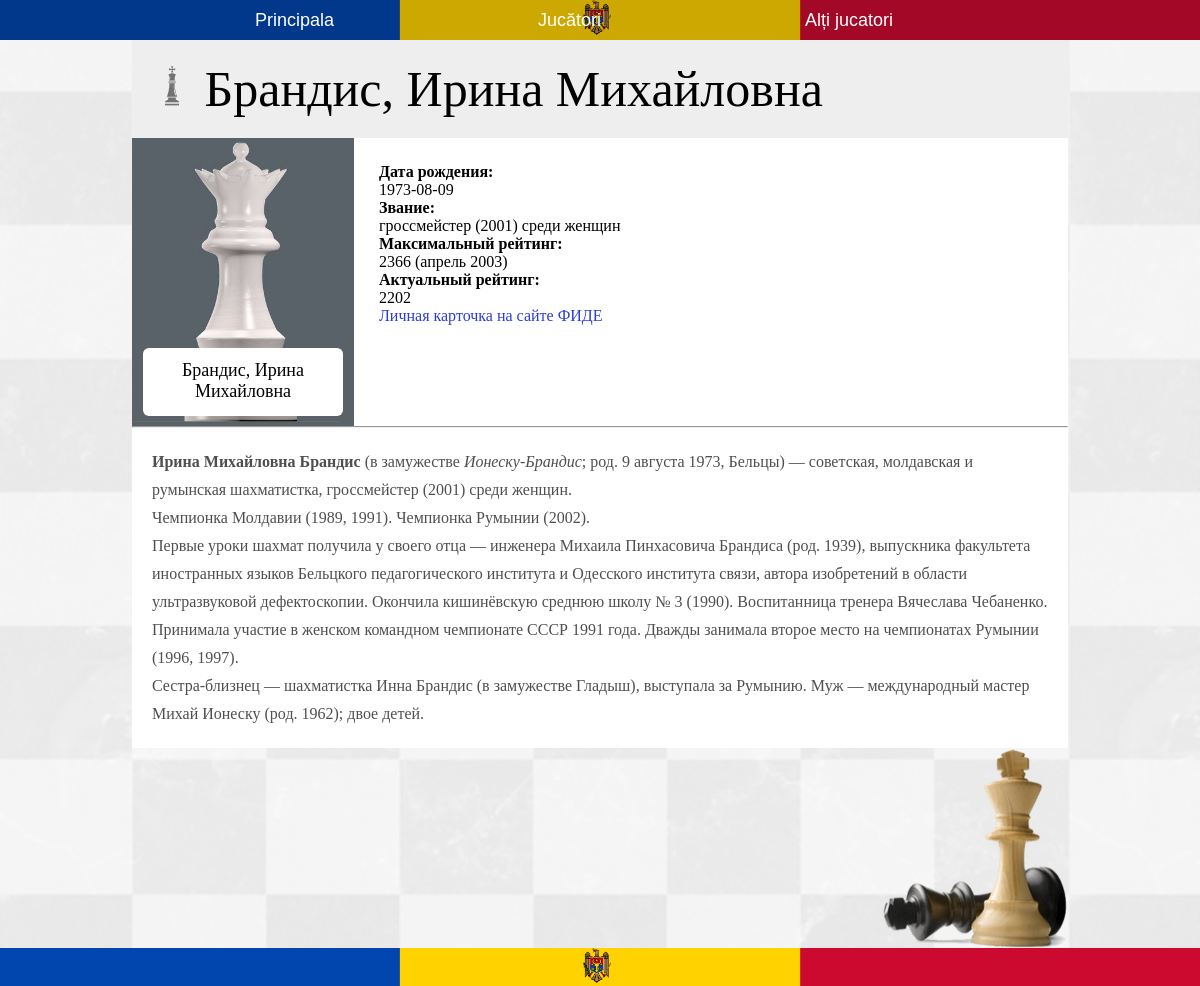
/player/Брандис, Ирина Михайловна, run on the app's committed database.
### myproject/models.py (models this page shows, shortened)
class Sahisti(db.Model):
    __tablename__ = 'sahisti'
    name = db.Column(db.String, unique=True, nullable=False)
    sex = db.Column(db.String)
    dob = db.Column(db.String)
    place_dob = db.Column(db.String)
    title = db.Column(db.String)
    max_rating = db.Column(db.String)
    actual_rating = db.Column(db.String)
    fide_link = db.Column(db.String)
    id = db.Column(db.Integer, primary_key=True)
    have_img = db.Column(db.Boolean)

class ContentSahisti(db.Model):
    __tablename__ = 'content_sah'
    name = db.Column(db.String, unique=True, nullable=False)
    main = db.Column(db.String)
    biography = db.Column(db.String)
    family = db.Column(db.String)
    sport_carrier = db.Column(db.String)
    personal_life = db.Column(db.String)
    id = db.Column(db.Integer, primary_key=True)

### myproject/sahisti/views.py (the view)
@sah.route('/player/<name>')
def player(name):
    sahist_content = ContentSahisti.query.filter_by(name=name).first()
    sahist = Sahisti.query.filter_by(name=name).first()
    return render_template('player.html', sahist=sahist, sahist_content=sahist_content)

### myproject/templates/player.html (shortened to what this page needs)
{% extends 'base.html' %}
{% block content %}
<div class="container-jucatori">
  <div class="second-continer-jucatori grey">
    <h1 class="section-title">
      <img class='chess-figure chess-figure-big' src="{{url_for('static', filename='img/icons/rege.png')}}" alt="">
      {{sahist.name}}
    </h1>
    <section>
      <div class="card big-card section-card">
        <div class="frame big-frame">
          {% if sahist.have_img == True %}
          <img src="{{url_for('static', filename='img/sahisti/' + sahist.name + '.jpg' )}}" alt="photo" class="photo">
          {% else %}
          {% if sahist.sex == 'Male' %}
          <img src="{{url_for('static', filename='img/sahisti/king_for_photo.jpg')}}" alt="male" class="photo">
          {% else %}
          <img src="{{url_for('static', filename='img/sahisti/queen_for_photo.jpg')}}" alt="female" class="photo">
          {% endif %}
          {% endif %}
          <a href="#" class="name">{{sahist.name}}</a>
        </div>
        <div class="details big-details">
          {% if sahist.dob %}
          <div class="date">
            <span class="bold">Дата рождения:</span><br>
              {{sahist.dob}}
          </div>
          {% endif %}
          {% if sahist.title %}
          <div class="m-title">
            <span class="bold">Звание:</span><br>
              {{sahist.title}}
          </div>
          {% endif %}
          {% if sahist.max_rating %}
          <div class="max-raiting">
            <span class="bold">Максимальный рейтинг:</span><br>
              {{sahist.max_rating}}
          </div>
          {% endif %}
          {% if sahist.actual_rating %}
          <div class="actual-raiting">
            <span class="bold">Актуальный рейтинг:</span><br>
              {{sahist.actual_rating}}
          </div>
          {% endif %}
          {% if sahist.fide_link %}
          <a href="{{sahist.fide_link}}" class="fide_link">Личная карточка на сайте ФИДЕ</a>
          {% endif %}
        </div>
      </div>
    </section>
    <section>
      <hr>
      <div class="section-content">
        {{sahist_content.main | safe }}
      </div>
    </section>
  </div>
  <div class="corner-img">
    <img src="{{url_for('static', filename='img/corner-img.png')}}" alt="chess">
  </div>
</div>
{% endblock %}

### myproject/static/main.css (style rules this page uses)
* { padding: 0; margin: 0; box-sizing: border-box; }
img { display: block; }
body { width: 100%; }
.board { position: relative; z-index: 1; }
.board:after { content: ""; position: absolute; top: 0; left: 0; width: 100%; min-height: 100vh; height: 100%; opacity: .1; z-index: -1; background: url('img/board.jpg') center center; background-size: cover; }
.container-jucatori { position: relative; min-height: calc(100vh - 70px); width: 78%; margin: 0 auto; padding-bottom: 200px; }
.second-continer-jucatori { display: flex; justify-content: space-between; flex-wrap: wrap; }
h1 { font-family: Tenor Sans; font-size: 40px; font-style: normal; font-weight: 400; padding: 20px; }
.card { background: #fff; overflow: hidden; filter: drop-shadow(5px 5px 3px rgba(0, 0, 0, 0.3)); margin-bottom: 20px; }
.frame { position: relative; width: 18.5vw; height: 24vw; overflow: hidden; }
.frame img { position: absolute; width: 100%; height: 100%; object-fit: cover; }
.details { display: none; }
.name { position: absolute; bottom: 10px; border-radius: 6px; background-color: #fff; width: 90%; margin: 0 5%; padding: 12px 8px 14px; text-decoration: none; color: #000; font-family: Tenor Sans; font-size: 18px; text-align: center; }
.big-card { width: 100%; display: flex; }
.big-details { display: block; padding: 25px; }
.big-frame { overflow: hidden; }
.bold { font-weight: 700; }
.fide_link { color: #2a3cdf; text-decoration: none; }
.corner-img { position: absolute; bottom: 0; right: 0; }
.corner-img img { max-height: 200px; }
section { width: 100%; }
.section-title { font-family: Tenor Sans; font-style: normal; font-weight: 400; }
h1.section-title { font-size: 50px; }
.chess-figure { display: inline-block; width: 30px; height: 30px; margin: 3px 0px 0; }
.chess-figure-big { width: 40px; height: 40px; }
.grey { background-color: #EEE; }
.section-card { width: 100%; margin: 0; font-size: 16px; filter: drop-shadow(0px 0px 0px rgba(0, 0, 0, 0)); }
.section-content { background-color: #fff; color: #4F4F4F; font-family: Tenor Sans; font-size: 16px; font-style: normal; font-weight: 400; line-height: 28px; letter-spacing: 0em; text-align: left; padding: 20px; }
hr { color: #000; }

### data on the page
Sahisti: name "Брандис, Ирина Михайловна", dob "1973-08-09", title "гроссмейстер (2001) среди женщин", max_rating "2366 (апрель 2003)", actual_rating "2202"
ContentSahisti: main "Ирина Михайловна Брандис (в замужестве Ионеску-Брандис ; род. 9 августа 1973, Бельцы) — советская, молдавская и румынская шахматистка, гроссмейстер (2001) среди женщин. Чемпионка Молдавии (1989, 1991). Чемпионка Румынии (2002). Первые уроки шахмат получила у своего отца — инженера Михаила Пинхасовича Брандиса (род. 1939), выпускника факультета иностранных языков Бельцкого педагогического института и Одесского института связи, автора изобретений в области ультразвуковой дефектоскопии. Окончила кишинёвскую среднюю школу № 3 (1990). Воспитанница тренера Вячеслава Чебаненко. Принимала участие в женском командном чемпионате СССР 1991 года. Дважды занимала второе место на чемпионатах Румынии…"
